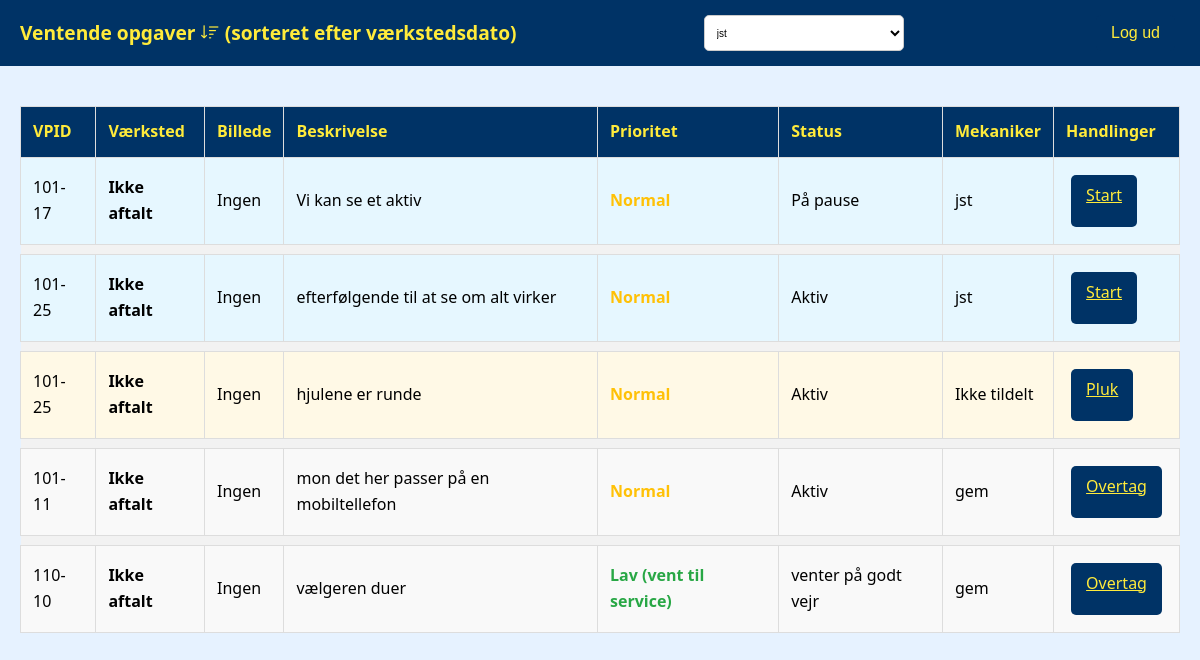
Page /mechanic/ (signed in) on the earlier database version.
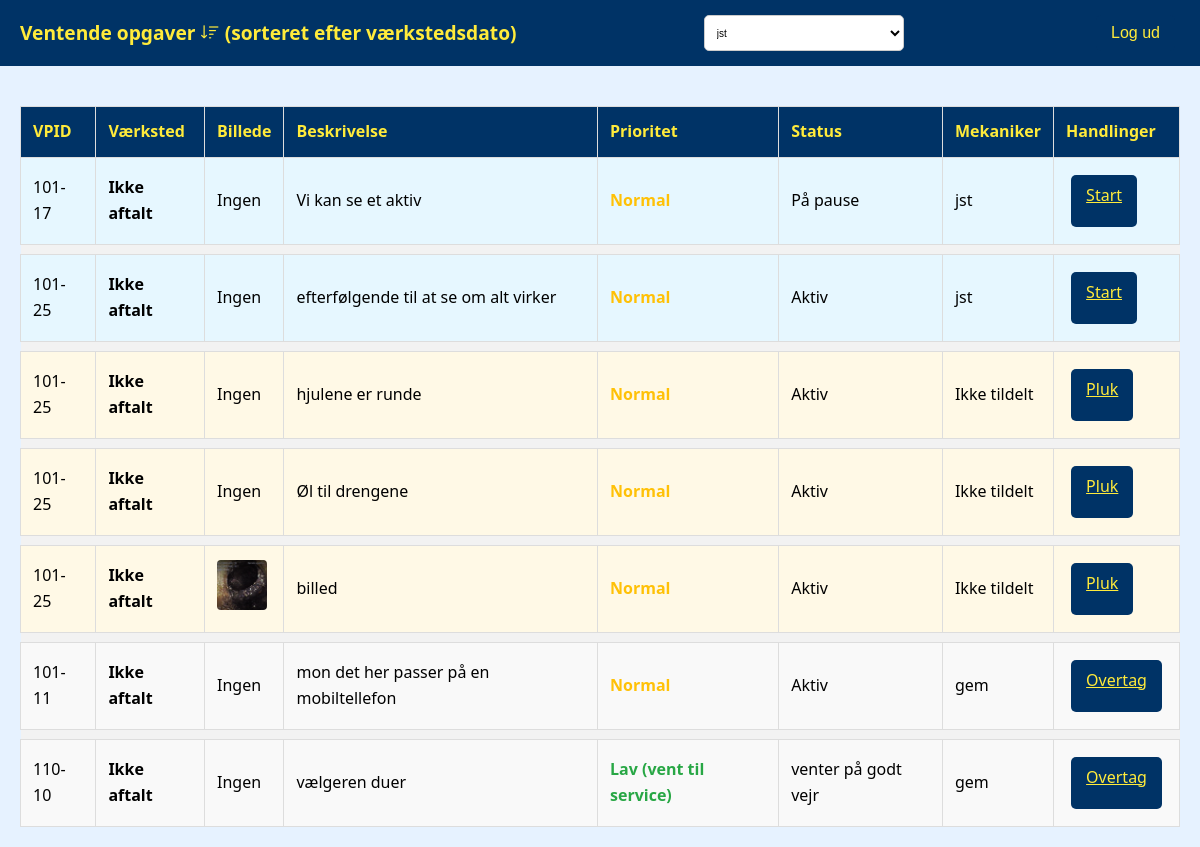
Same page on the later database version.
### assets/models.py (models this page shows, shortened)
class FaultReport(models.Model):
    LANGUAGE_CHOICES = [
        ('de', _("Tysk")),
        ('pl', _("Polsk")),
        ('en', _("Engelsk")),
    ]
    PRIORITY_CHOICES = [
        (1, _("Høj")),
        (2, _("Normal")),
        (3, _("Lav (vent til service)")),
    ]
    STATUS_CHOICES = [
        ('Active', _("Aktiv")),
        ('Paused', _("På pause")),
        ('Completed', _("Afsluttet")),
    ]
    title = models.CharField(max_length=100, verbose_name=_("Titel"))
    description = models.TextField(verbose_name=_("Beskrivelse (oversat)"))
    original_description = models.TextField(
        blank=True,
        null=True,
        verbose_name=_("Original beskrivelse")
    )
    sprog = models.CharField(
        max_length=2,
        choices=LANGUAGE_CHOICES,
        default='de',
        verbose_name=_("Originalt sprog")
    )
    created_at = models.DateTimeField(auto_now_add=True, verbose_name=_("Oprettet"))
    updated_at = models.DateTimeField(auto_now=True, verbose_name=_("Opdateret"))
    status = models.CharField(
        max_length=20,
        choices=STATUS_CHOICES,
        default='Active',
        verbose_name=_("Status")
    )
    image = models.ImageField(
        upload_to='fault_reports/',
        blank=True,
        verbose_name=_("Billede")
    )
    repair_status = models.BooleanField(
        default=False,
        verbose_name=_("Reparationsstatus")
    )
    machine = models.CharField(
        max_length=100,
        blank=True,
        null=True,
        default="",
        verbose_name=_("Maskine")
    )
    location = models.CharField(
        max_length=100,
        blank=True,
        null=True,
        default="",
        verbose_name=_("Lokation")
    )
    vpid = models.CharField(
        max_length=100,
        blank=True,
        null=True,
        verbose_name=_("VPID")
    )
    asset = models.ForeignKey(
        'Asset',
        on_delete=models.SET_NULL,
        null=True,
        blank=True,
        verbose_name=_("Aktiv")
    )
    priority = models.IntegerField(
        choices=PRIORITY_CHOICES,
        default=2,
        verbose_name=_("Prioritet")
    )
    assigned_to = models.ForeignKey(
        User,
        on_delete=models.SET_NULL,
        null=True,
        blank=True,
        verbose_name=_("Tildelt mekaniker"),
        related_name='assigned_reports'
    )
    started_at = models.DateTimeField(
        null=True,
        blank=True,
        verbose_name=_("Arbejde påbegyndt")
    )
    completed_at = models.DateTimeField(
        null=True,
        blank=True,
        verbose_name=_("Afsluttet")
    )
    completed_by = models.ForeignKey(
        User,
        on_delete=models.SET_NULL,
        null=True,
        blank=True,
        verbose_name=_("Udført af"),
        related_name='completed_reports'
    )
    notes = models.TextField(
        blank=True,
        verbose_name=_("Noter (til mekaniker)")
    )
    is_approved = models.BooleanField(
        default=False,
        verbose_name=_("Godkendt")
    )
    mechanic_report = models.TextField(
        blank=True,
        null=True,
        verbose_name=_("Mekanikerrapport")
    )
    expected_workshop_date = models.DateTimeField(
        null=True,
        blank=True,
        verbose_name=_("Forventet indkaldelse til værksted"),
        help_text=_("Dato og tid for når aktivet forventes indkaldt til værksted.")
    )
    def current_status(self):
        return self.get_status_display()
    current_status.short_description = _("Nuværende status")

### assets/views.py (the view)
# urls.py: path('mechanic/', views.mechanic_view, name='mechanic_reports'),
@login_required
def mechanic_view(request):
    all_mechanics = User.objects.filter(groups__name='Mekaniker')
    reports = FaultReport.objects.filter(
        completed_at__isnull=True
    ).annotate(
        sort_order=Case(
            When(assigned_to=request.user, then=Value(0)),
            When(assigned_to__isnull=True, then=Value(1)),
            default=Value(2),
            output_field=IntegerField(),
        ),
        has_expected_date=Case(
            When(expected_workshop_date__isnull=False, then=Value(0)),
            default=Value(1),
            output_field=IntegerField(),
        )
    ).order_by(
        'sort_order',
        'has_expected_date',  # Prioriter opgaver med aftalt dato
        'expected_workshop_date',  # Sorter efter dato
        'priority',
        'vpid'
    )
    return render(request, 'assets/mechanic_view.html', {
        'all_mechanics': all_mechanics,
        'reports': reports,
    })

### assets/templates/assets/mechanic_view.html (shortened to what the changed rows need)
{% load static %}
<!DOCTYPE html>
<html lang="da">
<head>
    <link rel="stylesheet" href="{% static 'css/styles.css' %}">
    <link rel="stylesheet" href="https://cdn.jsdelivr.net/npm/bootstrap-icons@1.10.0/font/bootstrap-icons.css">
</head>
<body>
    <div style="padding: 20px;">
        <table class="task-table">
            <thead>
                <tr>
                    <th>VPID</th>
                    <th>Værksted</th>
                    <th>Billede</th>
                    <th>Beskrivelse</th>
                    <th>Prioritet</th>
                    <th>Status</th>
                    <th>Mekaniker</th>
                    <th>Handlinger</th>
                </tr>
            </thead>
            <tbody>
                {% for report in reports %}
                    {% if report.assigned_to == user %}
                        {% if not forloop.first and not loop.first %}
                            <tr class="group-separator">
                                <td colspan="8"></td>
                            </tr>
                        {% endif %}
                        <tr class="assigned-to-me">
                            <td>{{ report.vpid }}</td>
                            <td class="workshop-date">
                                {% if report.expected_workshop_date %}
                                    {% now "Y-m-d H:i:s" as current_datetime %}
                                    {% if report.expected_workshop_date|date:"Y-m-d H:i:s" < current_datetime %}
                                        <span class="date-overdue" title="Forsinket!">
                                            <i class="bi bi-exclamation-triangle-fill"></i>
                                            {{ report.expected_workshop_date|date:"d-m H:i" }}
                                        </span>
                                    {% elif report.expected_workshop_date|date:"Y-m-d" == current_datetime|slice:":10" %}
                                        <span class="date-soon" title="I dag!">
                                            <i class="bi bi-calendar-event"></i>
                                            {{ report.expected_workshop_date|date:"H:i" }}
                                        </span>
                                    {% else %}
                                        <span class="date-future" title="Planlagt">
                                            <i class="bi bi-calendar-check"></i>
                                            {{ report.expected_workshop_date|date:"d-m H:i" }}
                                        </span>
                                    {% endif %}
                                {% else %}
                                    <span class="text-muted">Ikke aftalt</span>
                                {% endif %}
                            </td>
                            <td>
                                {% if report.image %}
                                    <img src="{{ report.image.url }}" alt="Billede" class="thumbnail">
                                {% else %}
                                    Ingen
                                {% endif %}
                            </td>
                            <td>{{ report.description|truncatechars:50 }}</td>
                            <td class="priority-{% if report.priority == 1 %}high{% elif report.priority == 2 %}medium{% else %}low{% endif %}">
                                {{ report.get_priority_display }}
                            </td>
                            <td>{{ report.get_status_display }}</td>
                            <td>{{ report.assigned_to.get_full_name|default:report.assigned_to.username }}</td>
                            <td>
                                <div style="white-space: nowrap;">
                                    <a href="{% url 'start_task' report.id %}" class="btn" style="margin-right: 5px;">Start</a>
                                </div>
                            </td>
                        </tr>
                    {% endif %}
                {% endfor %}
                {% for report in reports %}
                    {% if report.assigned_to == None %}
                        {% if not forloop.first %}
                            <tr class="group-separator">
                                <td colspan="8"></td>
                            </tr>
                        {% endif %}
                        <tr class="unassigned">
                            <td>{{ report.vpid }}</td>
                            <td class="workshop-date">
                                {% if report.expected_workshop_date %}
                                    {% now "Y-m-d H:i:s" as current_datetime %}
                                    {% if report.expected_workshop_date|date:"Y-m-d H:i:s" < current_datetime %}
                                        <span class="date-overdue" title="Forsinket!">
                                            <i class="bi bi-exclamation-triangle-fill"></i>
                                            {{ report.expected_workshop_date|date:"d-m H:i" }}
                                        </span>
                                    {% elif report.expected_workshop_date|date:"Y-m-d" == current_datetime|slice:":10" %}
                                        <span class="date-soon" title="I dag!">
                                            <i class="bi bi-calendar-event"></i>
                                            {{ report.expected_workshop_date|date:"H:i" }}
                                        </span>
                                    {% else %}
                                        <span class="date-future" title="Planlagt">
                                            <i class="bi bi-calendar-check"></i>
                                            {{ report.expected_workshop_date|date:"d-m H:i" }}
                                        </span>
                                    {% endif %}
                                {% else %}
                                    <span class="text-muted">Ikke aftalt</span>
                                {% endif %}
                            </td>
                            <td>
                                {% if report.image %}
                                    <img src="{{ report.image.url }}" alt="Billede" class="thumbnail">
                                {% else %}
                                    Ingen
                                {% endif %}
                            </td>
                            <td>{{ report.description|truncatechars:50 }}</td>
                            <td class="priority-{% if report.priority == 1 %}high{% elif report.priority == 2 %}medium{% else %}low{% endif %}">
                                {{ report.get_priority_display }}
                            </td>
                            <td>{{ report.get_status_display }}</td>
                            <td>Ikke tildelt</td>
                            <td>
                                <div style="white-space: nowrap;">
                                    <a href="{% url 'assign_task' report.id %}" class="btn" style="margin-right: 5px;">Pluk</a>
                                </div>
                            </td>
                        </tr>
                    {% endif %}
                {% endfor %}
                {% for report in reports %}
                    {% if report.assigned_to and report.assigned_to != user %}
                        {% if not forloop.first %}
                            <tr class="group-separator">
                                <td colspan="8"></td>
                            </tr>
                        {% endif %}
                        <tr class="assigned-to-others">
                            <td>{{ report.vpid }}</td>
                            <td class="workshop-date">
                                {% if report.expected_workshop_date %}
                                    {% now "Y-m-d H:i:s" as current_datetime %}
                                    {% if report.expected_workshop_date|date:"Y-m-d H:i:s" < current_datetime %}
                                        <span class="date-overdue" title="Forsinket!">
                                            <i class="bi bi-exclamation-triangle-fill"></i>
                                            {{ report.expected_workshop_date|date:"d-m H:i" }}
                                        </span>
                                    {% elif report.expected_workshop_date|date:"Y-m-d" == current_datetime|slice:":10" %}
                                        <span class="date-soon" title="I dag!">
                                            <i class="bi bi-calendar-event"></i>
                                            {{ report.expected_workshop_date|date:"H:i" }}
                                        </span>
                                    {% else %}
                                        <span class="date-future" title="Planlagt">
                                            <i class="bi bi-calendar-check"></i>
                                            {{ report.expected_workshop_date|date:"d-m H:i" }}
                                        </span>
                                    {% endif %}
                                {% else %}
                                    <span class="text-muted">Ikke aftalt</span>
                                {% endif %}
                            </td>
                            <td>
                                {% if report.image %}
                                    <img src="{{ report.image.url }}" alt="Billede" class="thumbnail">
                                {% else %}
                                    Ingen
                                {% endif %}
                            </td>
                            <td>{{ report.description|truncatechars:50 }}</td>
                            <td class="priority-{% if report.priority == 1 %}high{% elif report.priority == 2 %}medium{% else %}low{% endif %}">
                                {{ report.get_priority_display }}
                            </td>
                            <td>{{ report.get_status_display }}</td>
                            <td>{{ report.assigned_to.get_full_name|default:report.assigned_to.username }}</td>
                            <td>
                                <div style="white-space: nowrap;">
                                    <a href="{% url 'take_over_task' report.id %}" class="btn" style="margin-right: 5px;">Overtag</a>
                                </div>
                            </td>
                        </tr>
                    {% endif %}
                {% endfor %}
            </tbody>
        </table>
    </div>
</body>
</html>

Differences in the rows shown:
added FaultReport: vpid "101-25", shows "Ikke aftalt", image "Ingen", description "Øl til drengene", priority "Normal", status "Aktiv"
added FaultReport: vpid "101-25", shows "Ikke aftalt", image (picture), description "billed", priority "Normal", status "Aktiv"
